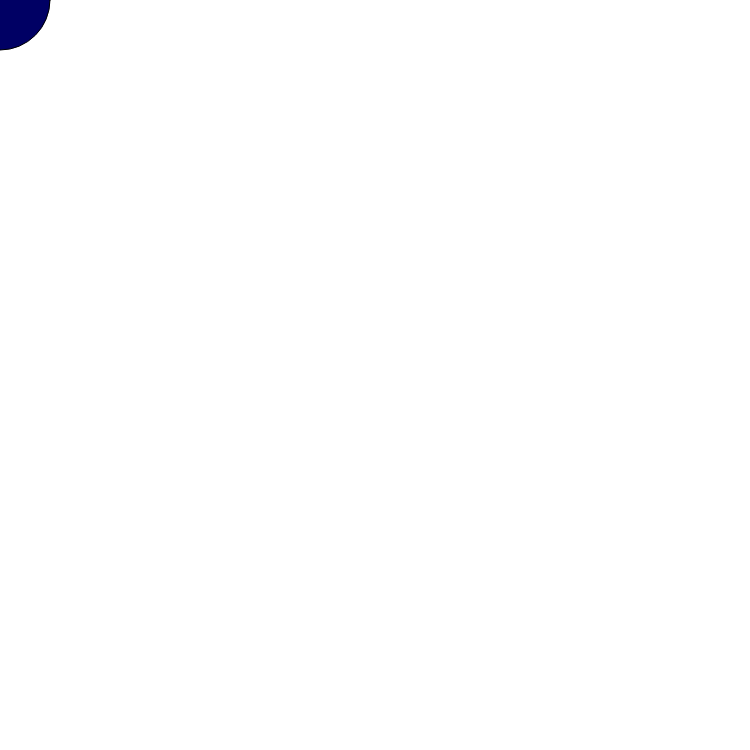
Frame 1 (no input)
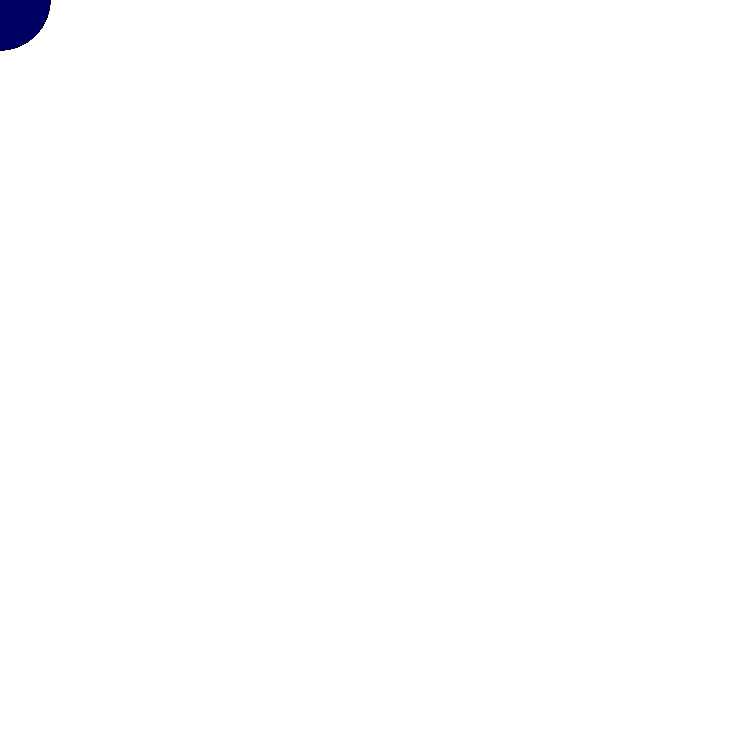
Frame 60 (no input)
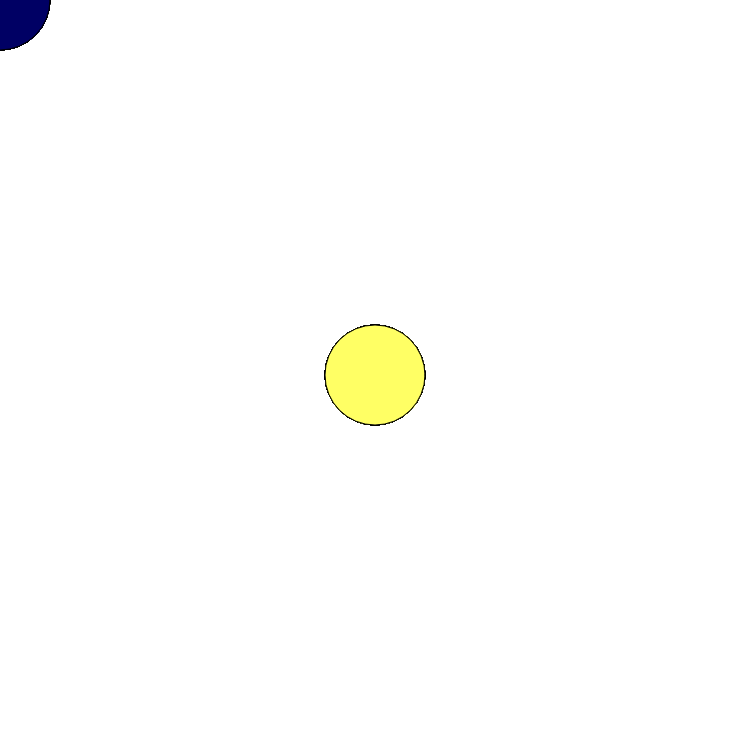
Frame 120 (the mouse pressed at the canvas centre since frame 60)

The p5.js sketch that drew these frames (run headless with seeded random() and noise() and a simulated clock; from frame 60 on, the mouse is pressed at the canvas centre):

// p5.js sketch
// ── sketch.js
function setup() {
  createCanvas(750, 750);
}

function draw() {
	fill(mouseX, mouseY, 100);
	ellipse(mouseX, mouseY, 100, 100);
}

// ── lmao.js
function setup() {
  createCanvas(10000, 1000);
}

function draw() {
	fill(mouseX, mouseY, 100);
	ellipse(mouseX, mouseY, 100, 100);
}
